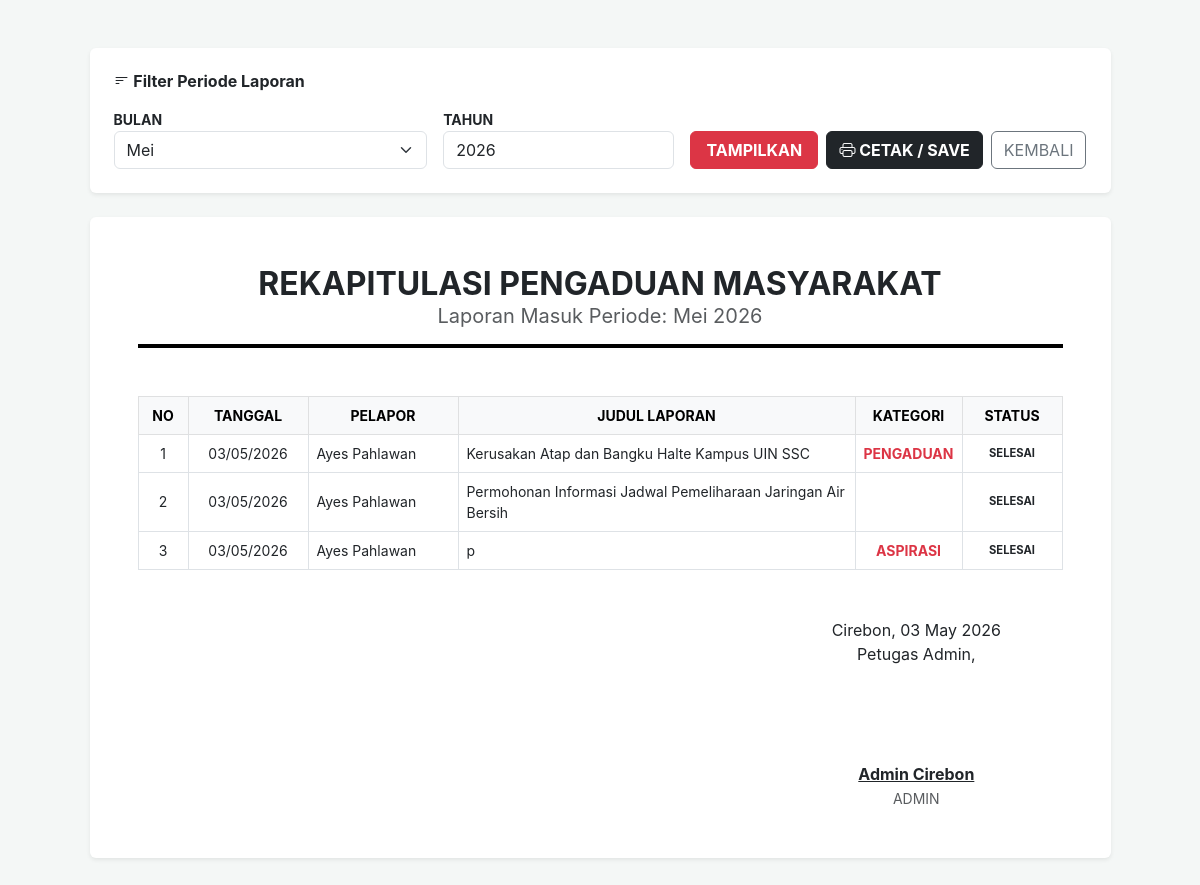
The app's page /admin/laporan_bulanan.php (signed in) with its own data.
### tables this page shows
CREATE TABLE `laporan` (
  `id_laporan` int(11) NOT NULL,
  `id_user` int(11) NOT NULL,
  `judul` varchar(200) NOT NULL,
  `isi_laporan` text NOT NULL,
  `kategori` enum('PENGADUAN','ASPIRASI') NOT NULL,
  `foto` varchar(255) DEFAULT NULL,
  `lokasi` varchar(255) DEFAULT NULL,
  `status` enum('pending','proses','selesai','ditolak') DEFAULT 'pending',
  `created_at` timestamp NOT NULL DEFAULT current_timestamp()
);

CREATE TABLE `users` (
  `id_user` int(11) NOT NULL,
  `nama_lengkap` varchar(100) NOT NULL,
  `username` varchar(50) NOT NULL,
  `password` varchar(255) NOT NULL,
  `level` enum('admin','user') NOT NULL,
  `points` int(11) DEFAULT 0
);

### admin/laporan_bulanan.php (the view, shortened to what this page needs)
<?php
include '../koneksi.php';
$bulan = isset($_GET['bulan']) ? $_GET['bulan'] : date('m');
$tahun = isset($_GET['tahun']) ? $_GET['tahun'] : date('Y');
$nama_bulan = [
    '01' => 'Januari', '02' => 'Februari', '03' => 'Maret', '04' => 'April',
    '05' => 'Mei', '06' => 'Juni', '07' => 'Juli', '08' => 'Agustus',
    '09' => 'September', '10' => 'Oktober', '11' => 'November', '12' => 'Desember'
];
?>
<!DOCTYPE html>
<html lang="id">
<head>
    <link href="https://cdn.jsdelivr.net/npm/bootstrap@5.3.0/dist/css/bootstrap.min.css" rel="stylesheet">
    <link rel="stylesheet" href="https://cdn.jsdelivr.net/npm/bootstrap-icons@1.11.1/font/bootstrap-icons.css">
</head>
<body>
<div class="container py-5">
    <div class="row justify-content-center">
        <div class="col-md-11">
            <div class="card shadow-sm mb-4 no-print border-0">
                <div class="card-body p-4">
                    <h6 class="fw-bold mb-3"><i class="bi bi-filter-left"></i> Filter Periode Laporan</h6>
                    <form action="" method="GET" class="row g-3 align-items-end">
                        <div class="col-md-4">
                            <label class="small fw-bold">BULAN</label>
                            <select name="bulan" class="form-select">
                                <?php foreach($nama_bulan as $m => $nm) : ?>
                                    <option value="<?= $m; ?>" <?= ($bulan == $m) ? 'selected' : ''; ?>><?= $nm; ?></option>
                                <?php endforeach; ?>
                            </select>
                        </div>
                        <div class="col-md-3">
                            <label class="small fw-bold">TAHUN</label>
                            <input type="number" name="tahun" class="form-control" value="<?= $tahun; ?>">
                        </div>
                        <div class="col-md-5 d-flex gap-2">
                            <button type="submit" class="btn btn-danger flex-grow-1 fw-bold">TAMPILKAN</button>
                            <button type="button" onclick="window.print()" class="btn btn-dark fw-bold"><i class="bi bi-printer"></i> CETAK / SAVE</button>
                            <a href="validasi_admin.php" class="btn btn-outline-secondary">KEMBALI</a>
                        </div>
                    </form>
                </div>
            </div>
            <div class="card shadow-sm border-0">
                <div class="card-body p-5">
                    <div class="text-center mb-5">
                        <h2 class="fw-bold text-dark m-0">REKAPITULASI PENGADUAN MASYARAKAT</h2>
                        <h5 class="text-muted fw-normal">Laporan Masuk Periode: <?= $nama_bulan[$bulan]; ?> <?= $tahun; ?></h5>
                        <hr style="border: 2px solid black; opacity: 1; width: 100%;">
                    </div>
                    <table class="table table-bordered align-middle">
                        <thead class="table-light text-center small fw-bold">
                            <tr>
                                <th width="50">NO</th>
                                <th width="120">TANGGAL</th>
                                <th width="150">PELAPOR</th>
                                <th>JUDUL LAPORAN</th>
                                <th width="100">KATEGORI</th>
                                <th width="100">STATUS</th>
                            </tr>
                        </thead>
                        <tbody>
                            <?php
                            $no = 1;
                            $sql = mysqli_query($conn, "SELECT laporan.*, users.nama_lengkap
                                                        FROM laporan
                                                        JOIN users ON laporan.id_user = users.id_user
                                                        WHERE MONTH(laporan.created_at) = '$bulan'
                                                        AND YEAR(laporan.created_at) = '$tahun'
                                                        ORDER BY created_at ASC");
                            if(mysqli_num_rows($sql) > 0) :
                                while($row = mysqli_fetch_assoc($sql)) :
                            ?>
                                <tr class="small">
                                    <td class="text-center"><?= $no++; ?></td>
                                    <td class="text-center"><?= date('d/m/Y', strtotime($row['created_at'])); ?></td>
                                    <td><?= $row['nama_lengkap']; ?></td>
                                    <td><?= $row['judul']; ?></td>
                                    <td class="text-center text-danger fw-bold"><?= $row['kategori']; ?></td>
                                    <td class="text-center text-uppercase fw-bold" style="font-size: 0.7rem;">
                                        <?= $row['status']; ?>
                                    </td>
                                </tr>
                            <?php
                                endwhile;
                            else :
                                echo "<tr><td colspan='6' class='text-center py-5 text-muted'>Tidak ada data ditemukan untuk periode ini.</td></tr>";
                            endif;
                            ?>
                        </tbody>
                    </table>
                    <div class="row mt-5">
                        <div class="col-8"></div>
                        <div class="col-4 text-center">
                            <p class="mb-5">Cirebon, <?= date('d F Y'); ?><br>Petugas Admin,</p>
                            <br><br>
                            <p class="fw-bold text-decoration-underline mb-0"><?= $_SESSION['nama_lengkap']; ?></p>
                            <small class="text-muted text-uppercase"><?= $_SESSION['level']; ?></small>
                        </div>
                    </div>
                </div>
            </div>
        </div>
    </div>
</div>
</body>
</html>

### admin/laporan_bulanan.php (style rules this page uses)
body { background-color: #f4f7f6; font-family: 'Inter', sans-serif; }

### records on screen
laporan: created_at "03/05/2026", id_user.nama_lengkap "Ayes Pahlawan", judul "Kerusakan Atap dan Bangku Halte Kampus UIN SSC", kategori "PENGADUAN", status "SELESAI"
laporan: created_at "03/05/2026", id_user.nama_lengkap "Ayes Pahlawan", judul "Permohonan Informasi Jadwal Pemeliharaan Jaringan Air Bersih", status "SELESAI"
laporan: created_at "03/05/2026", id_user.nama_lengkap "Ayes Pahlawan", judul "p", kategori "ASPIRASI", status "SELESAI"

### other values on screen
$nama_bulan[$bulan] "Mei"
$tahun "2026"
$_SESSION['nama_lengkap'] "Admin Cirebon"
$_SESSION['level'] "ADMIN"
form field bulan "Mei"
